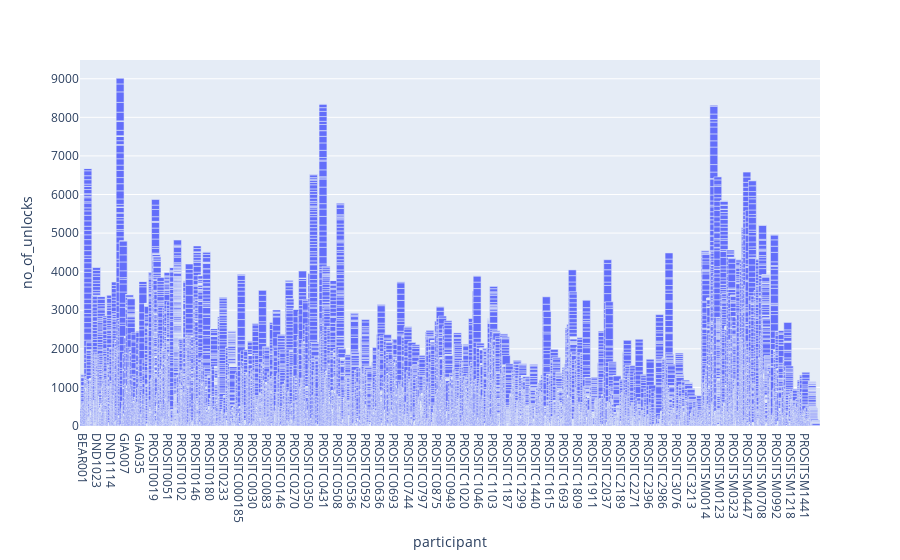

Write notebook code for a chart like this one.
### Code cell
fig = px.bar(screenFeatures, x="participant", y="no_of_unlocks")

for data in fig.data:
    data["width"] = 10
    
fig.show()

### Figure 1 — Plotly figure (JSON) as saved in the notebook; plotly's stock layout.template omitted (floating-point values rounded to 4 significant figures; data arrays with more than 128 entries replaced by an {"elided": "..."} marker saying what was removed)
{"data": [{"alignmentgroup": "True", "hovertemplate": "participant=%{x}<br>no_of_unlocks=%{y}<extra></extra>", "legendgroup": "", "marker": {"color": "#636efa"}, "name": "", "offsetgroup": "", "orientation": "v", "showlegend": false, "textposition": "auto", "type": "bar", "width": 10, "x": {"elided": "27428 str values"}, "xaxis": "x", "y": {"elided": "27428 int values"}, "yaxis": "y"}], "layout": {"barmode": "relative", "legend": {"tracegroupgap": 0}, "margin": {"t": 60}, "xaxis": {"anchor": "y", "domain": [0, 1], "title": {"text": "participant"}}, "yaxis": {"anchor": "x", "domain": [0, 1], "title": {"text": "no_of_unlocks"}}}}
